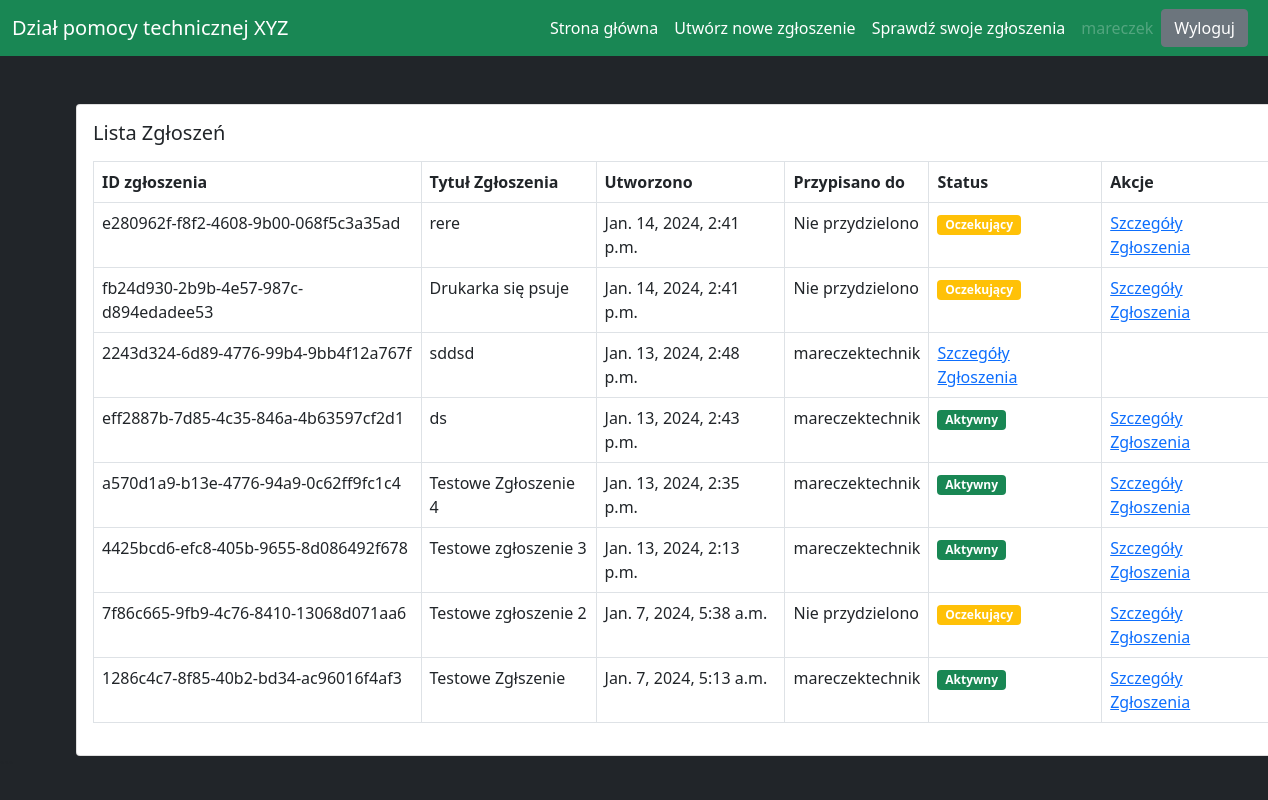
Screenshot of /ticket/all-tickets/ (signed in) with the database file from the repository.
### users/models.py (models this page shows, shortened)
class User(AbstractUser):
    is_customer = models.BooleanField(default=False)
    is_engineer = models.BooleanField(default=False)
    pass

### ticket/models.py (models this page shows, shortened)
class Ticket(models.Model):
    ticket_number = models.UUIDField(default=uuid.uuid4, editable=False, unique=True)
    title = models.CharField(max_length=120)
    description = models.TextField(default='')
    workplace_nr = models.IntegerField(choices=[(i, str(i)) for i in range(101)], default=0)
    created_by = models.ForeignKey(User, on_delete=models.CASCADE, related_name='created_by')
    date_created = models.DateTimeField(auto_now_add=True)
    assigned_to = models.ForeignKey(User, on_delete=models.DO_NOTHING, null=True, blank=True)
    is_resolved = models.BooleanField(default=False)
    accepted_date = models.DateTimeField(null=True, blank=True)
    closed_date = models.DateTimeField(null=True, blank=True)
    image = models.ImageField(upload_to='ticket_images/', null=True, blank=True)
    priority_choices = (
        ('Problem nie wpływa na prace przy stanowisku', 'Problem nie wpływa na prace przy stanowisku'),
        ('Problem utrudnia pracę przy stanowisku', 'Problem utrudnia pracę przy stanowisku'),
        ('Problem uniemożliwia pracę przy stanowisku', 'Problem uniemożliwia pracę przy stanowisku'),
    )
    priority = models.CharField(choices=priority_choices, max_length=120, default='Not Affecting')
    status_choices = (
        ('Active', 'Active'),
        ('Pending', 'Pending'),
        ('Completed', 'Completed')
    )
    ticket_status = models.CharField(choices=status_choices, max_length=120)

### ticket/views.py (the view)
# urls.py: path('all-tickets/', views.all_tickets, name='all-tickets'),
@login_required
def all_tickets(request):
    tickets = Ticket.objects.filter(created_by=request.user).order_by('-date_created')
    context = {'tickets':tickets}
    return render(request, 'ticket/all_tickets.html', context)

### templates/ticket/all_tickets.html
{% extends 'base.html' %}
{% block content %}
<div class="card mx-auto" style="width: 76rem;">
    <div class="card-body">
        <h5 class="card-title mb-3">Lista Zgłoszeń</h5>
        <table class="table table-bordered">
            <thead>
                <tr>
                    <th scope="col">ID zgłoszenia</th>
                    <th scope="col">Tytuł Zgłoszenia</th>
                    <th scope="col">Utworzono</th>
                    <th scope="col">Przypisano do</th>
                    <th scope="col">Status</th>
                    <th scope="col">Akcje</th>
                </tr>
            </thead>
            <tbody>
                {% for ticket in tickets %}
                <tr>
                    <td>{{ticket.ticket_number}}</td>
                    <td>{{ticket.title}}</td>
                    <td>{{ticket.date_created}}</td>
                    {% if ticket.assigned_to %}
                    <td>{{ticket.assigned_to}}</td>
                    {% else %}
                    <td>Nie przydzielono</td>
                    {% endif %}
                    {% if ticket.ticket_status == 'Active' %}
                    <td><span class="badge bg-success">Aktywny</span></td>
                    {% elif ticket.ticket_status == 'Pending' %}
                    <td><span class="badge bg-warning">Oczekujący</span></td>
                    {% elif tticket.ticket_status == 'Completed' %}
                    <td><span class="badge bg-danger">Zakończony</span></td>
                    {% endif %}
                    <td><a href="#">Szczegóły Zgłoszenia</a></td>
                </tr>
                {% endfor %}
            </tbody>
        </table>
    </div>
</div>
{% endblock content %}

### templates/base.html (shortened to what this page needs)
<!doctype html>
<html lang="en">
<head>
    <link href="https://cdn.jsdelivr.net/npm/bootstrap@5.0.2/dist/css/bootstrap.min.css" rel="stylesheet">
</head>
<body class ="bg-dark">
    {% if request.user.is_customer %}
    <nav class="navbar navbar-expand-lg navbar-dark bg-success">
        <div class="container-fluid">
            <a class="navbar-brand" href="/">Dział pomocy technicznej XYZ</a>
                <ul class="navbar-nav me-auto mb-2 mb-lg-0">
                    <li class="nav-item">
                        <a class="nav-link active" aria-current="page" href="/">Strona główna</a>
                    </li>
                    <li class="nav-item">
                        <a class="nav-link active" href="{% url 'create-ticket' %}">Utwórz nowe zgłoszenie</a>
                    </li>
                    <li class="nav-item">
                        <a class="nav-link active" href="{% url 'all-tickets' %}">Sprawdź swoje zgłoszenia</a>
                    </li>
                    <li class="nav-item">
                        <a class="nav-link disabled" href="#" tabindex="-1" aria-disabled="true">{{request.user.username}}</a>
                    </li>
                </ul>
                <a href="{% url 'logout' %}" class="btn btn-secondary me-2">Wyloguj</a>
            </div>
    </nav>
    {% endif %}
    <div class="container mt-5">
        {% block content %}
        {% endblock content %}
    </div>
</body>
</html>

### rows the page displays
User: user.username "mareczek"
Ticket: ticket_number "e280962f-f8f2-4608-9b00-068f5c3a35ad", title "rere", date_created "Jan. 14, 2024, 2:41 p.m.", shows "Nie przydzielono", ticket_status "Oczekujący"
Ticket: ticket_number "fb24d930-2b9b-4e57-987c-d894edadee53", title "Drukarka się psuje", date_created "Jan. 14, 2024, 2:41 p.m.", shows "Nie przydzielono", ticket_status "Oczekujący"
Ticket: ticket_number "2243d324-6d89-4776-99b4-9bb4f12a767f", title "sddsd", date_created "Jan. 13, 2024, 2:48 p.m.", assigned_to "mareczektechnik"
Ticket: ticket_number "eff2887b-7d85-4c35-846a-4b63597cf2d1", title "ds", date_created "Jan. 13, 2024, 2:43 p.m.", assigned_to "mareczektechnik", ticket_status "Aktywny"
Ticket: ticket_number "a570d1a9-b13e-4776-94a9-0c62ff9fc1c4", title "Testowe Zgłoszenie 4", date_created "Jan. 13, 2024, 2:35 p.m.", assigned_to "mareczektechnik", ticket_status "Aktywny"
Ticket: ticket_number "4425bcd6-efc8-405b-9655-8d086492f678", title "Testowe zgłoszenie 3", date_created "Jan. 13, 2024, 2:13 p.m.", assigned_to "mareczektechnik", ticket_status "Aktywny"
Ticket: ticket_number "7f86c665-9fb9-4c76-8410-13068d071aa6", title "Testowe zgłoszenie 2", date_created "Jan. 7, 2024, 5:38 a.m.", shows "Nie przydzielono", ticket_status "Oczekujący"
Ticket: ticket_number "1286c4c7-8f85-40b2-bd34-ac96016f4af3", title "Testowe Zgłszenie", date_created "Jan. 7, 2024, 5:13 a.m.", assigned_to "mareczektechnik", ticket_status "Aktywny"
